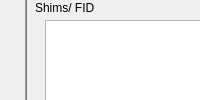
  <widget class="QDockWidget" name="dockShims">
   <property name="sizePolicy">
    <sizepolicy hsizetype="Minimum" vsizetype="Preferred">
     <horstretch>0</horstretch>
     <verstretch>0</verstretch>
    </sizepolicy>
   </property>
   <property name="minimumSize">
    <size>
     <width>38</width>
     <height>60</height>
    </size>
   </property>
   <property name="maximumSize">
    <size>
     <width>524287</width>
     <height>524287</height>
    </size>
   </property>
   <property name="toolTip">
    <string>Shim window to control shim process and display shim progress</string>
   </property>
   <property name="features">
    <set>QDockWidget::DockWidgetFloatable|QDockWidget::DockWidgetMovable|QDockWidget::DockWidgetVerticalTitleBar</set>
   </property>
   <property name="allowedAreas">
    <set>Qt::RightDockWidgetArea</set>
   </property>
   <property name="windowTitle">
    <string>Shim FID</string>
   </property>
   <attribute name="dockWidgetArea">
    <number>2</number>
   </attribute>
   <widget class="QWidget" name="dockWidgetContents_3">
    <widget class="QFrame" name="frame">
     <property name="geometry">
      <rect>
       <x>25</x>
       <y>-10</y>
       <width>600</width>
       <height>311</height>
      </rect>
     </property>
     <property name="maximumSize">
      <size>
       <width>600</width>
       <height>400</height>
      </size>
     </property>
     <property name="autoFillBackground">
      <bool>true</bool>
     </property>
     <property name="frameShape">
      <enum>QFrame::WinPanel</enum>
     </property>
     <property name="frameShadow">
      <enum>QFrame::Sunken</enum>
     </property>
     <widget class="QLabel" name="label_91">
      <property name="geometry">
       <rect>
        <x>10</x>
        <y>10</y>
        <width>91</width>
        <height>16</height>
       </rect>
      </property>
      <property name="text">
       <string>Shims/ FID</string>
      </property>
     </widget>
     <widget class="PlotWidget" name="pltShimUnits">
      <property name="geometry">
       <rect>
        <x>20</x>
        <y>30</y>
        <width>571</width>
        <height>151</height>
       </rect>
      </property>
     </widget>
     <widget class="QWidget" name="layoutWidget">
      <property name="geometry">
       <rect>
        <x>20</x>
        <y>190</y>
        <width>242</width>
        <height>107</height>
       </rect>
      </property>
      <layout class="QVBoxLayout" name="verticalLayout_8">
       <item>
        <layout class="QGridLayout" name="gridLayout_12">
         <item row="1" column="5">
          <widget class="QSpinBox" name="spZY">
           <property name="minimum">
            <number>-1000</number>
           </property>
           <property name="maximum">
            <number>1000</number>
           </property>
          </widget>
         </item>
         <item row="2" column="5">
          <widget class="QSpinBox" name="spinBox_7">
           <property name="minimum">
            <number>-1000</number>
           </property>
           <property name="maximum">
            <number>1000</number>
           </property>
          </widget>
         </item>
         <item row="2" column="1">
          <widget class="QSpinBox" name="spC2">
           <property name="minimum">
            <number>-1000</number>
           </property>
           <property name="maximum">
            <number>1000</number>
           </property>
          </widget>
         </item>
         <item row="2" column="0">
          <widget class="QLabel" name="label_86">
           <property name="text">
            <string>C2</string>
           </property>
          </widget>
         </item>
         <item row="2" column="2">
          <widget class="QLabel" name="label_89">
           <property name="text">
            <string>S2</string>
           </property>
          </widget>
         </item>
         <item row="1" column="1">
          <widget class="QSpinBox" name="spZ2">
           <property name="minimum">
            <number>-1000</number>
           </property>
           <property name="maximum">
            <number>1000</number>
           </property>
          </widget>
         </item>
         <item row="1" column="0">
          <widget class="QLabel" name="label_84">
           <property name="text">
            <string>Z2</string>
           </property>
          </widget>
         </item>
         <item row="0" column="5">
          <widget class="QSpinBox" name="spGz">
           <property name="minimum">
            <number>-1000</number>
           </property>
           <property name="maximum">
            <number>1000</number>
           </property>
          </widget>
         </item>
         <item row="0" column="0">
          <widget class="QLabel" name="label_82">
           <property name="text">
            <string>Gx</string>
           </property>
          </widget>
         </item>
         <item row="1" column="4">
          <widget class="QLabel" name="label_87">
           <property name="text">
            <string>ZY</string>
           </property>
          </widget>
         </item>
         <item row="2" column="3">
          <widget class="QSpinBox" name="spS2">
           <property name="minimum">
            <number>-1000</number>
           </property>
           <property name="maximum">
            <number>1000</number>
           </property>
          </widget>
         </item>
         <item row="0" column="1">
          <widget class="QSpinBox" name="spGx">
           <property name="minimum">
            <number>-1000</number>
           </property>
           <property name="maximum">
            <number>1000</number>
           </property>
          </widget>
         </item>
         <item row="1" column="3">
          <widget class="QSpinBox" name="spZX">
           <property name="minimum">
            <number>-1000</number>
           </property>
           <property name="maximum">
            <number>1000</number>
           </property>
          </widget>
         </item>
         <item row="2" column="4">
          <widget class="QLabel" name="label_85">
           <property name="text">
            <string/>
           </property>
          </widget>
         </item>
         <item row="0" column="2">
          <widget class="QLabel" name="label_83">
           <property name="text">
            <string>Gy</string>
           </property>
          </widget>
         </item>
         <item row="1" column="2">
          <widget class="QLabel" name="label_90">
           <property name="text">
            <string>ZX</string>
           </property>
          </widget>
         </item>
         <item row="0" column="3">
          <widget class="QSpinBox" name="spGy">
           <property name="minimum">
            <number>-1000</number>
           </property>
           <property name="maximum">
            <number>1000</number>
           </property>
          </widget>
         </item>
         <item row="0" column="4">
          <widget class="QLabel" name="label_88">
           <property name="text">
            <string>Gz</string>
           </property>
          </widget>
         </item>
        </layout>
       </item>
       <item>
        <layout class="QGridLayout" name="gridLayout_15">
         <item row="0" column="0">
          <widget class="QPushButton" name="pbLoadShimFile">
           <property name="text">
            <string>Load Shim file</string>
           </property>
          </widget>
         </item>
         <item row="0" column="1">
          <widget class="QPushButton" name="pushButton_3">
           <property name="text">
            <string>Full Shim</string>
           </property>
          </widget>
         </item>
         <item row="0" column="2">
          <widget class="QPushButton" name="pushButton_5">
           <property name="text">
            <string>Stop</string>
           </property>
          </widget>
         </item>
        </layout>
       </item>
      </layout>
     </widget>
     <widget class="QLabel" name="label_105">
      <property name="geometry">
       <rect>
        <x>280</x>
        <y>210</y>
        <width>101</width>
        <height>20</height>
       </rect>
      </property>
      <property name="text">
       <string>current Shim file</string>
      </property>
     </widget>
     <widget class="QLineEdit" name="leCurrentShimFIle">
      <property name="geometry">
       <rect>
        <x>362</x>
        <y>210</y>
        <width>171</width>
        <height>20</height>
       </rect>
      </property>
     </widget>
    </widget>
   </widget>
  </widget>
